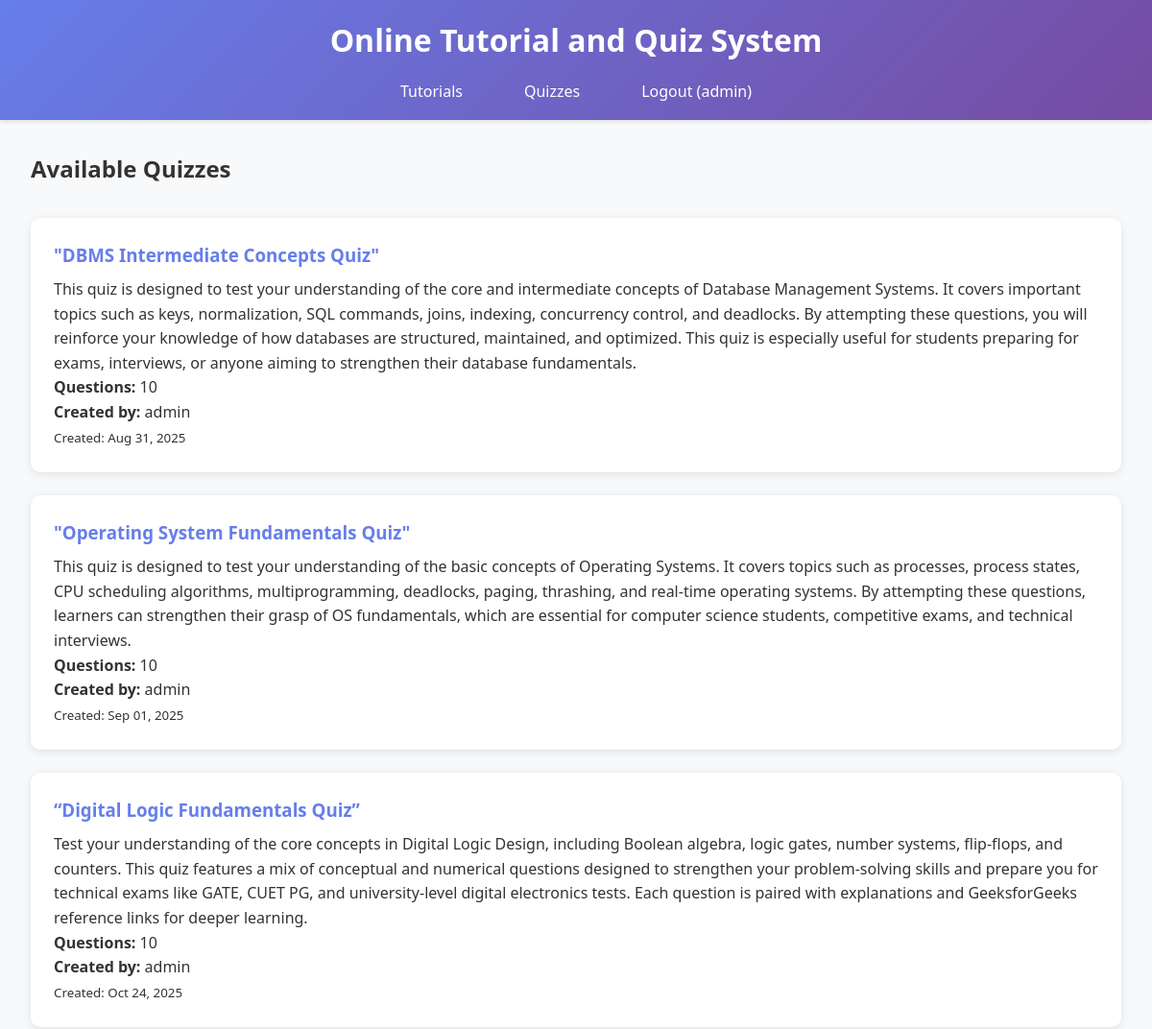
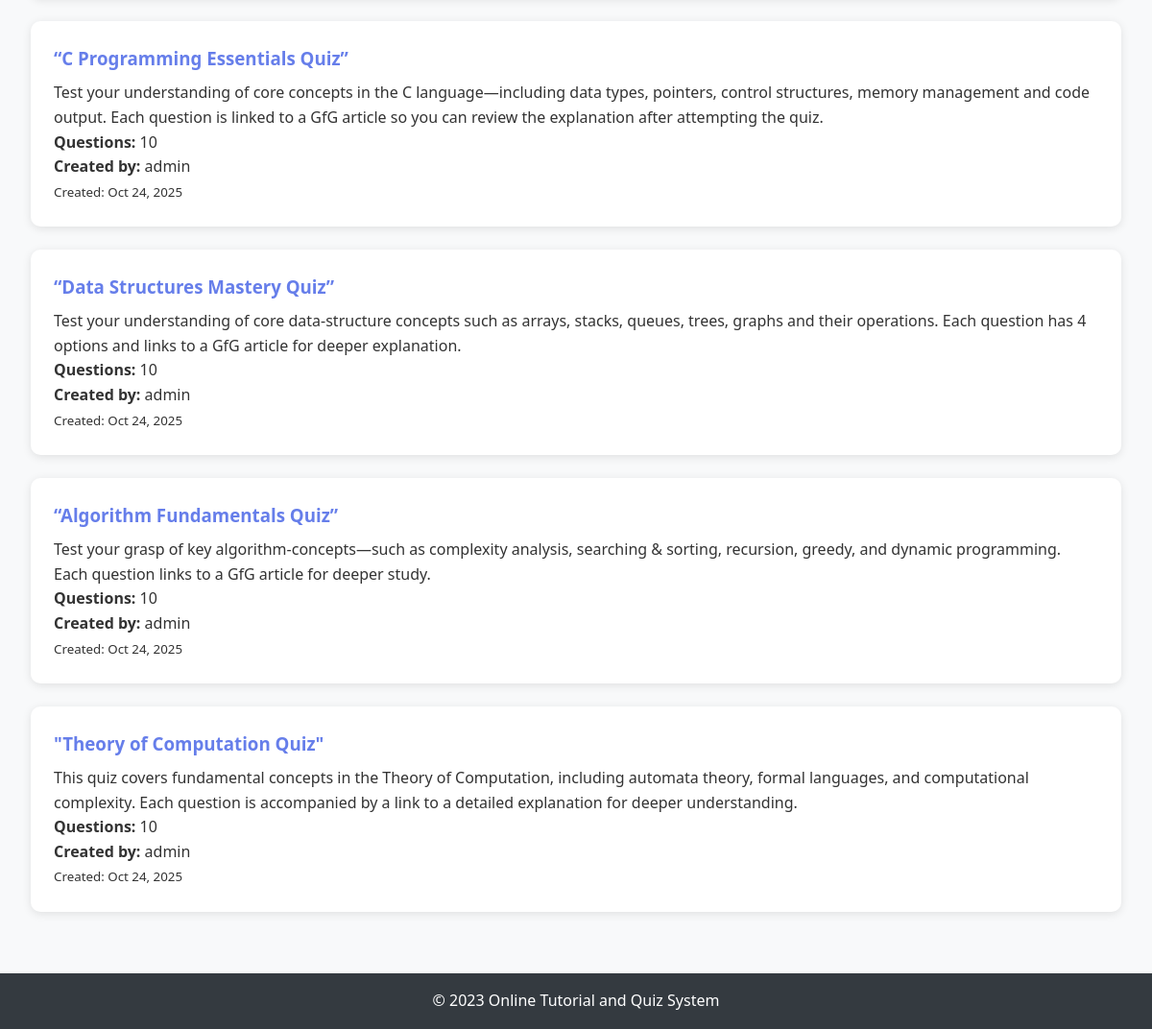
The app's page /quizzes/ (signed in) with its own data (2 pictures, top to bottom).
### quizzes/models.py (models this page shows, shortened)
class Quiz(models.Model):
    title = models.CharField(max_length=200)
    description = models.TextField()
    created_by = models.ForeignKey(User, on_delete=models.CASCADE)
    created_at = models.DateTimeField(auto_now_add=True)

### quizzes/views.py (the view)
# urls.py: path('', views.quiz_list, name='quiz_list'),
def quiz_list(request):
    quizzes = Quiz.objects.all()
    return render(request, 'quizzes/quiz_list.html', {'quizzes': quizzes})

### templates/quizzes/quiz_list.html (shortened to what this page needs)
{% extends 'base.html' %}
{% block content %}
<h2>Available Quizzes</h2>
<div class="quiz-list">
    {% for quiz in quizzes %}
        <div class="quiz-item">
            <h3><a href="{% url 'quizzes:quiz_detail' quiz.id %}">{{ quiz.title }}</a></h3>
            <p>{{ quiz.description }}</p>
            <p><strong>Questions:</strong> {{ quiz.questions.count }}</p>
            <p><strong>Created by:</strong> {{ quiz.created_by.username }}</p>
            <p><small>Created: {{ quiz.created_at|date:"M d, Y" }}</small></p>
        </div>
    {% empty %}
        <p>No quizzes available yet. Please check back later!</p>
    {% endfor %}
</div>
{% endblock %}

### templates/base.html (shortened to what this page needs)
{% load static %}
<!DOCTYPE html>
<html lang="en">
<head>
    <link rel="stylesheet" href="{% static 'css/style.css' %}">
</head>
<body>
    <header>
        <h1>Online Tutorial and Quiz System</h1>
        <nav>
            <ul>
                <li><a href="{% url 'tutorials:tutorial_list' %}">Tutorials</a></li>
                <li><a href="{% url 'quizzes:quiz_list' %}">Quizzes</a></li>
                {% if user.is_authenticated %}
                    <li><a href="{% url 'accounts:logout' %}">Logout ({{ user.username }})</a></li>
                {% else %}
                    <li><a href="{% url 'accounts:login' %}">Login</a></li>
                    <li><a href="{% url 'accounts:register' %}">Register</a></li>
                {% endif %}
            </ul>
        </nav>
    </header>
    <main>
        {% block content %}
        {% endblock %}
    </main>
    <footer>
        <p>&copy; 2023 Online Tutorial and Quiz System</p>
    </footer>
</body>
</html>

### static/css/style.css (style rules this page uses)
* { margin: 0; padding: 0; box-sizing: border-box; }
body { font-family: 'Segoe UI', Tahoma, Geneva, Verdana, sans-serif; line-height: 1.6; color: #333; background-color: #f8f9fa; min-height: 100vh; display: flex; flex-direction: column; }
header { background: linear-gradient(135deg, #667eea 0%, #764ba2 100%); color: white; padding: 1rem 0; box-shadow: 0 2px 4px rgba(0,0,0,0.1); }
header h1 { text-align: center; margin-bottom: 1rem; font-size: 2rem; }
nav ul { list-style: none; display: flex; justify-content: center; flex-wrap: wrap; gap: 2rem; }
nav ul li a { color: white; text-decoration: none; padding: 0.5rem 1rem; border-radius: 5px; transition: background-color 0.3s ease; }
main { flex: 1; max-width: 1200px; margin: 0 auto; padding: 2rem; width: 100%; }
.tutorial-list, .quiz-list { display: grid; gap: 1.5rem; margin: 2rem 0; }
.tutorial-item, .quiz-item { background: white; padding: 1.5rem; border-radius: 10px; box-shadow: 0 2px 10px rgba(0, 0, 0, 0.1); transition: transform 0.3s ease, box-shadow 0.3s ease; }
.tutorial-item h3, .quiz-item h3 { margin-bottom: 0.5rem; color: #667eea; }
.tutorial-item h3 a, .quiz-item h3 a { text-decoration: none; color: inherit; }
footer { background: #343a40; color: white; text-align: center; padding: 1rem 0; margin-top: auto; }

### records on screen
Quiz: title "\"DBMS Intermediate Concepts Quiz\"", description "This quiz is designed to test your understanding of the core and intermediate concepts of Database Management Systems. It covers important topics such as keys, normalization, SQL commands, joins, indexing, concurrency control, and deadlocks. By attempting these questions, you will reinforce your knowledge of how databases are structured, maintained, and optimized. This quiz is especially useful for students preparing for exams, interviews, or anyone aiming to strengthen their database fundamentals.", questions.count "10", created_by.username "admin", created_at "Aug 31, 2025"
Quiz: title "\"Operating System Fundamentals Quiz\"", description "This quiz is designed to test your understanding of the basic concepts of Operating Systems. It covers topics such as processes, process states, CPU scheduling algorithms, multiprogramming, deadlocks, paging, thrashing, and real-time operating systems. By attempting these questions, learners can strengthen their grasp of OS fundamentals, which are essential for computer science students, competitive exams, and technical interviews.", questions.count "10", created_by.username "admin", created_at "Sep 01, 2025"
Quiz: title "“Digital Logic Fundamentals Quiz”", description "Test your understanding of the core concepts in Digital Logic Design, including Boolean algebra, logic gates, number systems, flip-flops, and counters. This quiz features a mix of conceptual and numerical questions designed to strengthen your problem-solving skills and prepare you for technical exams like GATE, CUET PG, and university-level digital electronics tests. Each question is paired with explanations and GeeksforGeeks reference links for deeper learning.", questions.count "10", created_by.username "admin", created_at "Oct 24, 2025"
Quiz: title "“C Programming Essentials Quiz”", description "Test your understanding of core concepts in the C language—including data types, pointers, control structures, memory management and code output. Each question is linked to a GfG article so you can review the explanation after attempting the quiz.", questions.count "10", created_by.username "admin", created_at "Oct 24, 2025"
Quiz: title "“Data Structures Mastery Quiz”", description "Test your understanding of core data-structure concepts such as arrays, stacks, queues, trees, graphs and their operations. Each question has 4 options and links to a GfG article for deeper explanation.", questions.count "10", created_by.username "admin", created_at "Oct 24, 2025"
Quiz: title "“Algorithm Fundamentals Quiz”", description "Test your grasp of key algorithm-concepts—such as complexity analysis, searching & sorting, recursion, greedy, and dynamic programming. Each question links to a GfG article for deeper study.", questions.count "10", created_by.username "admin", created_at "Oct 24, 2025"
Quiz: title "\"Theory of Computation Quiz\"", description "This quiz covers fundamental concepts in the Theory of Computation, including automata theory, formal languages, and computational complexity. Each question is accompanied by a link to a detailed explanation for deeper understanding.", questions.count "10", created_by.username "admin", created_at "Oct 24, 2025"

### other values on screen
{{ user.username }} "admin"
